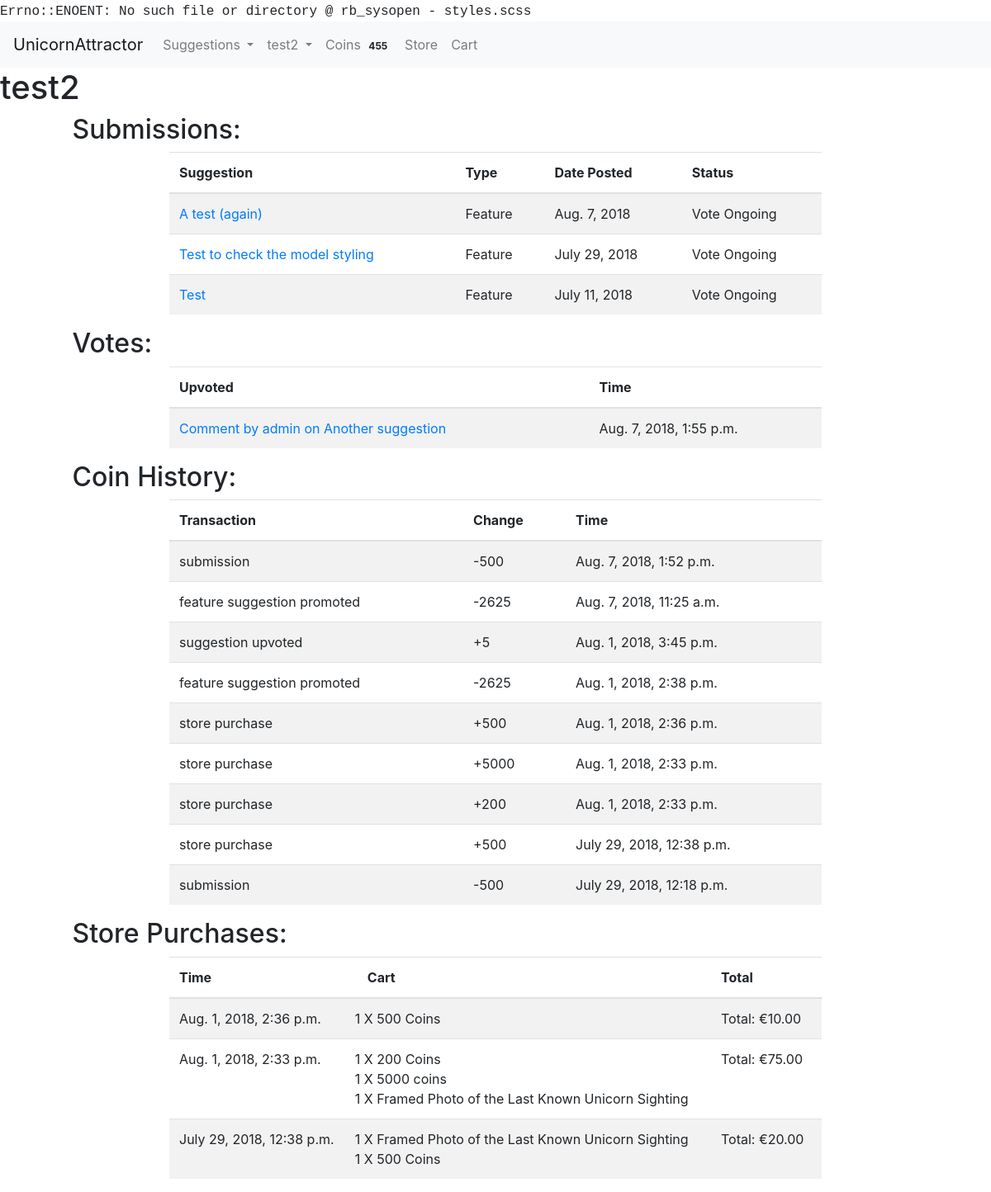
Page /user/3 (signed in) on the earlier database version.
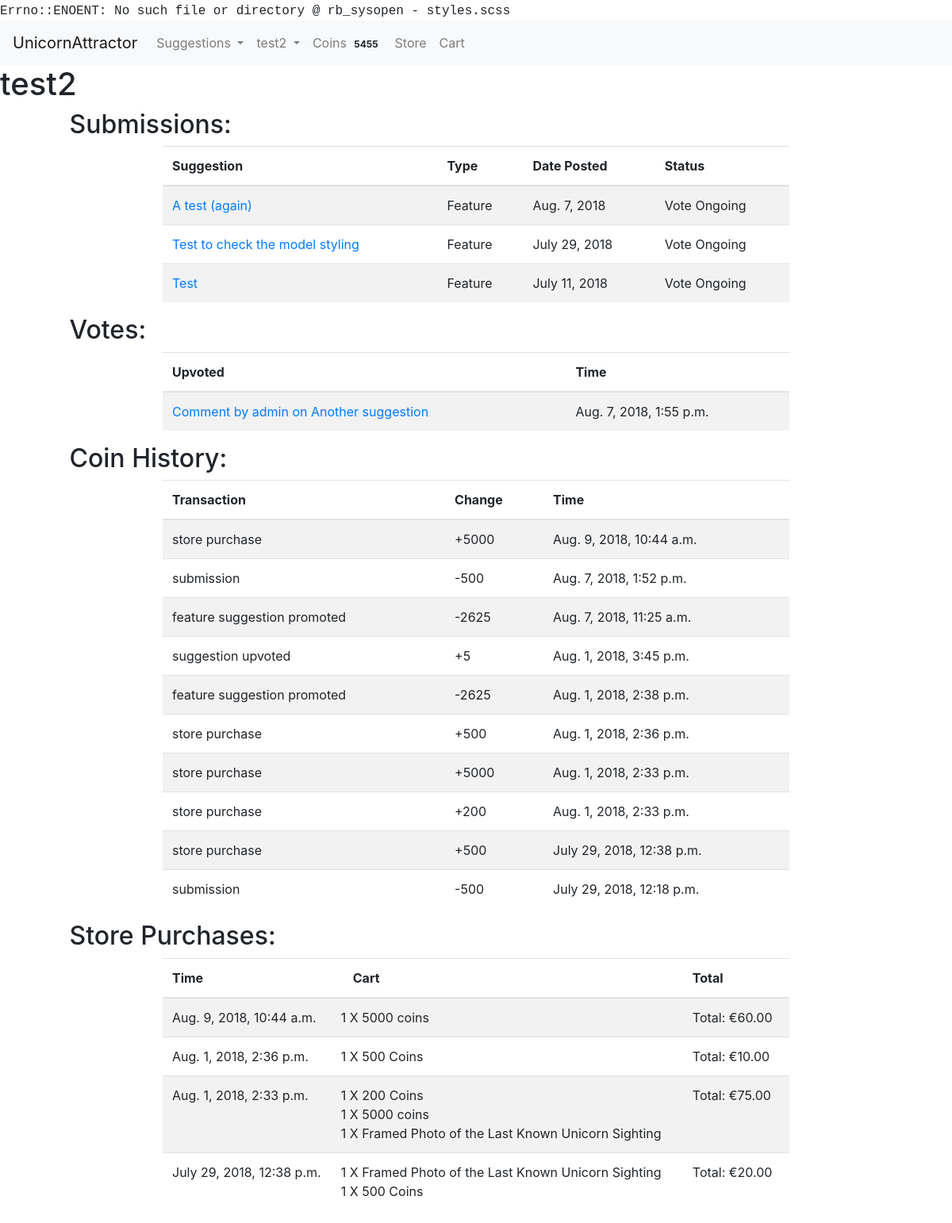
Same page on the later database version.
### accounts/models.py (models this page shows)
class User(AbstractUser):
    USERNAME_FIELD = "email"
    email = models.EmailField('email address', blank=False, unique=True)
    REQUIRED_FIELDS = []
    def __str__(self):
        return self.username

### usersuggestions/models.py (models this page shows, shortened)
class SuggestionAdminPage(models.Model):
    status_choices = ((0, "not scheduled"), (1, "scheduled"), (2, "in progress"), (3, "completed"))
    priority_choices = ((0, "low"), (1, 'normal'), (2, 'high'))
    suggestion = models.ForeignKey(Suggestion, null=False, on_delete=models.CASCADE)
    status = models.PositiveSmallIntegerField(choices=status_choices, default=0)
    developer_assigned = models.ForeignKey(User, null=True, blank=True, on_delete=models.PROTECT)
    priority = models.PositiveSmallIntegerField(choices=priority_choices, null=True, blank=True, default=1)
    date_started = models.DateField(null=True, blank=True)
    estimated_days_to_complete = models.PositiveSmallIntegerField(null=True, blank=True)
    expected_completion_date = models.DateField(null=True, blank=True)
    date_completed = models.DateField(null=True, blank=True)
    in_current_voting_cycle = models.BooleanField(blank=False, default=True)
    github_branch = models.CharField(null=True, blank=True, max_length=50)
    was_successful = models.NullBooleanField(blank=True, null=True)
    current_winner = models.BooleanField(blank=False, default=False)

class Suggestion(models.Model):
    suggestion_choices = ((True, 'Feature'), (False, 'Bug Fix'))
    is_feature = models.BooleanField(blank=False, default=False, choices=suggestion_choices)
    user = models.ForeignKey(User, null=False, on_delete=models.PROTECT)
    title = models.CharField(max_length=200, blank=False)
    details = RichTextUploadingField()
    date_time = models.DateTimeField(auto_now_add=True)
    delay_submission = models.BooleanField(null=False, blank=True, default=False)

class Upvote(models.Model):
    user = models.ForeignKey(User, null=False, on_delete=models.PROTECT)
    suggestion = models.ForeignKey(Suggestion, null=True, on_delete=models.CASCADE)
    comment = models.ForeignKey(Comment, null=True, on_delete=models.CASCADE)
    date_time = models.DateTimeField(auto_now_add=True)

class Comment(models.Model):
    user = models.ForeignKey(User, null=False, on_delete=models.PROTECT)
    suggestion = models.ForeignKey(Suggestion, null=False, on_delete=models.CASCADE)
    admin_page_comment = models.BooleanField(blank=False, default=False)
    comment = RichTextUploadingField()
    date_time = models.DateTimeField(auto_now_add=True)

### market/models.py (models this page shows, shortened)
class UserCoinHistory(models.Model):
    transaction_choices = ((1, 'submission'), (2, 'upvote'), (3, 'referral'),
                           (4, 'store purchase'), (5, 'initial signup'), (6, 'received referral'),
                           (7, 'suggestion upvoted'), (8, 'suggestion successful'), (9, 'feature suggestion promoted'))
    user = models.ForeignKey(User, null=False, on_delete=models.PROTECT)
    coins_change = models.IntegerField(null=False)
    date_time = models.DateTimeField(auto_now_add=True)
    suggestion = models.ForeignKey(Suggestion, null=True, blank=True, on_delete=models.CASCADE)
    transaction = models.PositiveSmallIntegerField(choices=transaction_choices, blank=False, null=False)

class Order(models.Model):
    user = models.ForeignKey(User, null=False, on_delete=models.PROTECT)
    date_time = models.DateTimeField(auto_now_add=True)
    delivery_address = models.ForeignKey(Delivery, null=True, on_delete=models.PROTECT)

class OrderItem(models.Model):
    order = models.ForeignKey(Order, null=False, on_delete=models.CASCADE)
    item = models.ForeignKey(StoreItem, null=False, on_delete=models.PROTECT)
    quantity = models.PositiveIntegerField(null=False)
    total_purchase_price = models.DecimalField(max_digits=8, decimal_places=2)

class StoreItem(models.Model):
    name = models.CharField(max_length=200, null=False, blank=False)
    description = models.TextField()
    price = models.DecimalField(max_digits=8, decimal_places=2)
    image = models.ImageField(upload_to='images')
    delivery_required = models.BooleanField(blank=False, null=False)
    is_coins = models.BooleanField(default=False, null=False)
    coins_amount = models.PositiveIntegerField(blank=True, null=True)
    def __str__(self):
        return self.name

### unicornapp/views.py (the view)
# urls.py: url(r'^user/(?P<user_id>\d+)$', render_userpage, name='userpage'),
@login_required()
def render_userpage(request, user_id):
    user = get_object_or_404(User, id=user_id)
    if request.user == user:
        values = get_userpage_values(user)
        return render(request, "userpage.html", {"user": user,
                                                 "votes": values["votes"], "purchases": values["purchases"],
                                                 "coin_history": values["coin_history"],
                                                 "suggestions": values["suggestions"],
                                                 })
    else:
        return redirect("issue_tracker")

### market/cart.py (called while the page is built)
    def __len__(self):
        return sum(item['quantity'] for item in self.cart.values())

### market/coins.py (called while the page is built)
def return_user_coins(user):
    UserCoins.objects.get_or_create(user=user)
    user_row = UserCoins.objects.get(user=user)
    return user_row.coins

### market/contexts.py (called while the page is built)
def cart(request):
    return {'cart': Cart(request)}

def usercoins(request):
    if request.user.is_authenticated:
        user = request.user
        coins_amount = return_user_coins(user)
        return {"usercoins": coins_amount}
    else:
        return {"usercoins": None}

### unicornapp/views.py (called while the page is built)
def get_userpage_values(user):
    votes = Upvote.objects.filter(user=user).order_by("-date_time")
    purchases = Order.objects.filter(user=user).order_by("-date_time")
    coin_history = UserCoinHistory.objects.filter(user=user).order_by("-date_time")
    suggestions = SuggestionAdminPage.objects.filter(suggestion__user=user).order_by("-suggestion__date_time")
    for purchase in purchases:
        purchase.items = OrderItem.objects.filter(order=purchase)
        purchase.total_cost = 0
        for item in purchase.items:
            purchase.total_cost += item.total_purchase_price
    values_dictionary = {"purchases": purchases,
                         "coin_history": coin_history, "votes": votes, "suggestions": suggestions
                         }
    return values_dictionary

### unicornapp/templates/userpage.html (shortened to what this page needs)
{% extends 'base.html' %} {% block title %} {{ user }} {% endblock %} {% block content %}
<main id="userpage">
    <h1 id="header">{{ user }}</h1>
    <div class="row">
        <div class="offset-md-1">
            <h2 class="section-header">Submissions:</h2>
        </div>
    </div>
    <div class="row">
        <div class="col-xs-12 table-col col-md-8 offset-md-2">
            {% if suggestions|length == 0 %}
            <p class="no-entry-text">You have not submitted any suggestions</p>
            {% else %}
            <table class="table submissions-table table-striped">
                <thead>
                    <tr>
                        <th scope="col">Suggestion</th>
                        <th scope="col">Type</th>
                        <th scope="col">Date Posted</th>
                        <th scope="col">Status</th>
                    </tr>
                </thead>
                <tbody>
                    {% for suggestion in suggestions %}
                    <tr>
                        <td><a href="{% url 'view_suggestion' suggestion.suggestion.id %}">{{ suggestion.suggestion.title }}</a> </td>
                        <td>{{ suggestion.suggestion.get_is_feature_display }}</td>
                        <td>{{ suggestion.suggestion.date_time.date }}</td>
                        <td class="status">
                            {% if suggestion.suggestion.is_feature %} {% if suggestion.in_current_voting_cycle %} Vote Ongoing {% elif suggestion.suggestion.delay_submission %} Submission delayed till next voting cycle {% elif suggestion.was_successful == True %} Suggestion Successful
                            {% else %} Suggestion unsuccessful {% endif %} {% else %} {{ suggestion.get_status_display }} {% endif %}
                        </td>
                    </tr>
                    {% endfor %}
                </tbody>
            </table>
            {% endif %}
        </div>
    </div>
    <div class="row">
        <div class="offset-md-1">
            <h2 class="section-header">Votes:</h2>
        </div>
    </div>
    <div class="row">
        <div class="col-xs-10 col-md-8 table-col offset-xs-1 offset-md-2">
            {% if votes|length == 0 %}
            <p class="no-entry-text">You have not cast any votes</p>
            {% else %}
            <table class="table table-striped">
                <thead>
                    <tr>
                        <th scope="col">Upvoted</th>
                        <th scope="col">Time</th>
                    </tr>
                </thead>
                <tbody>
                    {% for vote in votes %}
                    <div class="row">
                        <tr>
                            <td>
                                {% if vote.comment %}
                                <a href="{% url 'view_suggestion' vote.comment.suggestion.id %}#{{ vote.comment.id }}">Comment by {{ vote.comment.user }} on {{ vote.comment.suggestion.title }}</a> {% else %}
                                <a href="{% url 'view_suggestion' vote.suggestion.id %}">{{ vote.suggestion.get_is_feature_display }}: {{ vote.suggestion.title }}</a> {% endif %}
                            </td>
                            <td>{{ vote.date_time }}</td>
                        </tr>
                        {% endfor %}
                </tbody>
            </table>
            {% endif %}
            </div>
        </div>
        <div class="row">
            <div class="offset-md-1">
                <h2 class="section-header">Coin History:</h2>
            </div>
        </div>
        <div class="row">
            <div class="col-xs-10 table-col col-md-8 offset-xs-1 offset-md-2">
                <table class="table table-striped">
                    <thead>
                        <tr>
                            <th scope="col">Transaction</th>
                            <th scope="col">Change</th>
                            <th scope="col">Time</th>
                        </tr>
                    </thead>
                    <tbody>
                        {% for entry in coin_history %}
                        <tr>
                            <td>{{ entry.get_transaction_display }}{% if entry.suggestion %}: <a href="{% url 'view_suggestion' entry.suggestion.id %}"> {{ entry.suggestion.title }}</a> {% endif %}
                            </td>
                            <td>{% if entry.coins_change > 0 %} <span class="positive-change">+{% else %}<span class="negative-change">{% endif %}{{ entry.coins_change }}</span></td>
                            <td>{{ entry.date_time }}
                            </td>
                        </tr>
                        {% endfor %}
                    </tbody>
                </table>
            </div>
        </div>
        <div class="row">
            <div class="offset-md-1">
                <h2 class="section-header">Store Purchases:</h2>
            </div>
        </div>
        <div class="row">
            <div class="col-xs-10  table-col col-md-8 offset-xs-1 offset-md-2">
                {% if purchases|length == 0 %}
                <p class="no-entry-text">You have made no purchases at our store</p>
                {% else %}
                <table class="table table-striped">
                    <thead>
                        <tr>
                            <th scope="col">Time</th>
                            <th scope="col">Cart</th>
                            <th scope="col">Total</th>
                        </tr>
                    </thead>
                    <tbody>
                        {% for purchase in purchases %}
                        <tr>
                            <td>{{ purchase.date_time }}</td>
                            <td>
                                {% for item in purchase.items %}
                                <div class="row">
                                    {{ item.quantity }} X {{ item.item }}
                                </div>
                                {% endfor %}
                            </td>
                            <td>Total: €{{ purchase.total_cost }}</td>
                        </tr>
                        {% endfor %}
                    </tbody>
                </table>
            </div>
            {% endif %}
        </div>
</main>
{% endblock %}

### templates/base.html (shortened to what this page needs)
<!DOCTYPE html>
{% load staticfiles %}
<html lang="en">
<head>
    <link rel="stylesheet" href="https://maxcdn.bootstrapcdn.com/bootstrap/4.0.0/css/bootstrap.min.css"
>
    <link rel="stylesheet" href="{% static 'css/styles.css' %}">
</head>
<header>
    <nav class="navbar navbar-expand-lg navbar-light bg-light justify-content-between">
        <a class="navbar-brand website-title" href="{% url 'home' %}">UnicornAttractor</a>
        <div class="collapse navbar-collapse" id="navbarSupportedContent">
            <ul class="navbar-nav mr-auto">
                <li class="nav-item dropdown">
                    <a class="nav-link dropdown-toggle" href="{% url 'issue_tracker' %}" id="navbarDropdown"
                       role="button" data-toggle="dropdown" aria-haspopup="true" aria-expanded="false">
                        Suggestions
                    </a>
                </li>
                {% if user.is_authenticated %}
                <li class="nav-item dropdown">
                    <a class="nav-link dropdown-toggle" href="#" id="navbarDropdownUser" role="button"
                       data-toggle="dropdown" aria-haspopup="true" aria-expanded="false">
                        {{ user.username }}
                    </a>
                </li>
                <li class="nav-item">
                    <a class="nav-link" href="{% url 'earn_coins' %}"> Coins <span class="badge badge-light">{{ usercoins }}</span></a>
                </li>
                {% endif %}
                <li class="nav-item">
                    <a class="nav-link" href="{% url 'store' %}">Store</a>
                </li>
                <li class="nav-item">
                    <a class="nav-link" href="{% url 'view_cart' %}">Cart </a>
                </li>
            </ul>
        </div>
    </nav>
</header>
<body>
{% block content %}{% endblock %}
</body>
</html>

### styles.css (style rules this page uses)
body:before { white-space: pre; font-family: monospace; content: "Errno::ENOENT: No such file or directory @ rb_sysopen - styles.scss"; }

Differences in the rows shown:
added UserCoinHistory: transaction "store purchase", coins_change "5000", date_time "Aug. 9, 2018, 10:44 a.m."
added Order: date_time "Aug. 9, 2018, 10:44 a.m.", total_cost "60.00"
added OrderItem: quantity "1", item "5000 coins", shown under "Aug. 9, 2018, 10:44 a.m."
Other differences:
{{ usercoins }}: "455" → "5455"
